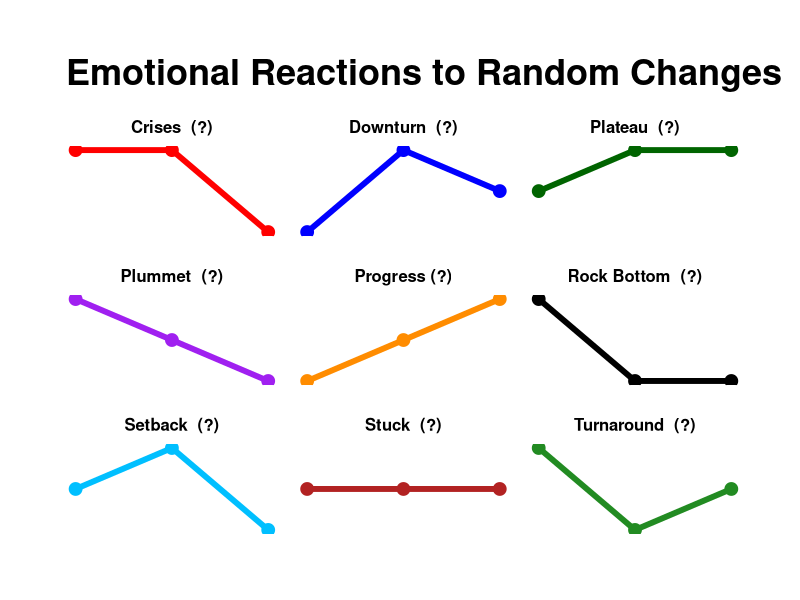

The R script that drew this image:
# The 9 possible "shapes" or patterns for time-ordered measurements represent the unique ways the values can change from one time point to the next.
#
# These 9 shapes can be enumerated as:
#
#     Flat at level 0: (0,0,0)
#     Flat at level 1: (1,1,1)
#     Flat at level 2: (2,2,2)
#     Rise then fall: (0,1,0), (1,2,1)
#     Fall then rise: (1,0,1), (2,1,2)
#     Continuous rise: (0,1,2)
#     Continuous fall: (2,1,0)
#     Rise then flat: (0,1,1), (1,2,2)
#     Fall then flat: (2,1,1), (1,0,0)
#
# People often incorrectly see patterns in random data - they might interpret random fluctuations as meaningful trends. By showing that there are only 9 possible shapes with 3 time points (using 3 possible values), you're demonstrating that certain patterns will naturally emerge even from completely random processes.

# Prevent scientific notation globally
options(scipen = 999)
options(tigris_use_cache = TRUE)

# install.packages(c("mapview", "survey", "srvyr", "arcgislayers"))

# census_api_key("95496766c51541ee6f402c1e1a8658581285b759", install = TRUE, overwrite = TRUE)

# load libraries

# library(BayesFactor) # Computation of Bayes Factors for Common Designs
# library(boot) # Bootstrap Functions
# library(broom) # Convert Statistical Objects into Tidy Tibbles
# library(colorspace) # A Toolbox for Manipulating and Assessing Colors and Palettes
# library(camcorder) # Record Your Plot History
# library(car) # Companion to Applied Regression
# library(corrplot) # Visualization of a Correlation Matrix
# library(cowplot) # Streamlined Plot Theme and Plot Annotations for 'ggplot2'
# library(dagitty) # Graphical Analysis of Structural Causal Models
# library(DiagrammeR) # Graph/Network Visualization
# library(dlookr) # Tools for Data Diagnosis, Exploration, Transformation
library(dplyr) # A Grammar of Data Manipulation
# library(DT) # A Wrapper of the JavaScript Library 'DataTables'
# library(dutchmasters) # Color Palettes based on Famous Paintings
# library(flexdashboard) # R Markdown Format for Flexible Dashboards
# library(flextable) # Functions for Tabular Reporting
# library(forcats) # Tools for Working with Categorical Variables (Factors)
# library(gganimate) # A Grammar of Animated Graphics
# library(ggcorrplot) # Visualization of a Correlation Matrix using 'ggplot2'
# library(ggdag) # Analyze and Create Elegant Directed Acyclic Graphs
# library(ggforce) # Accelerating 'ggplot2'
# library(gghighlight) # Highlight Lines and Points in 'ggplot2'
# library(ggplot2) # Create Elegant Data Visualizations Using the Grammar of Graphics
# library(ggokabeito) # 'Okabe-Ito' Scales for 'ggplot2' and 'ggraph'
# library(ggpubr) # 'ggplot2' Based Publication Ready Plots
# library(ggrepel) # Automatically Position Non-Overlapping Text Labels with 'ggplot2'
# library(ggtext) # Improved Text Rendering Support for 'ggplot2'
# library(ggthemes) # Extra Themes, Scales and Geoms for 'ggplot2'
# library(glue) # Interpreted String Literals
# library(grid) # The Grid Graphics Package
# library(gt) # Easily Create Presentation-Ready Display Tables
# library(gtExtras) # Extending 'gt' for Beautiful HTML Tables
# library(haven) # Import and Export 'SPSS', 'Stata' and 'SAS' Files
# library(here) # A Simpler Way to Find Your Files
# library(htmltools) # Tools for HTML
# library(htmlwidgets) # HTML Widgets for R
# library(janitor) # Simple Tools for Examining and Cleaning Dirty Data
# library(kableExtra) # Construct Complex Table with 'kable' and Pipe Syntax
# library(knitr) # A General-Purpose Package for Dynamic Report Generation in R
# library(lavaan) # Latent Variable Analysis
# library(lubridate) # Make Dealing with Dates a Little Easier
# library(monochromeR) # Easily Create, View and Use Monochrome Color Palettes
# library(paletteer) # Comprehensive Collection of Color Palettes
# library(patchwork) # The Composer of Plots
# library(plotly) # Create Interactive Web Graphics via 'plotly.js'
# library(ppcor) # Partial and Semi-Partial (Part) Correlation
# library(prettycode) # Pretty Print R Code in the Terminal
# library(purrr) # Functional Programming Tools
# library(pwr) # Basic Functions for Power Analysis
# library(qgraph) # Graph Plotting Methods, Psychometric Data Visualization and Graphical Model Estimation
# library(qicharts2) # Quality Improvement Charts
# library(RColorBrewer) # ColorBrewer Palettes
# library(readr) # Read Rectangular Text Data
# library(readxl) # Read Excel Files
# library(rethinking) # Statistical Rethinking book package
# library(rlang) # Functions for Base Types and Core R and 'Tidyverse' Features
# library(scales) # Scale Functions for Visualization
# library(shiny) # Web Application Framework for R
# library(shinyobjects) # Access Reactive Data Interactively
# library(skimr) # Compact and Flexible Summaries of Data
# library(stringr) # Simple, Consistent Wrappers for Common String Operations
# library(tibble) # Simple Data Frames
# library(tidycensus) # Load US Census Boundary and Attribute Data as 'tidyverse' and 'sf'-Ready Data Frames
# library(tidylog) # Logging for 'dplyr' and 'tidyr' Functions
# library(tidyr) # Tidy Messy Data
# library(tidytext) # Text Mining using 'dplyr', 'ggplot2', and Other Tidy Tools
# library(tsibble) # Tidy Temporal Data Frames and Tools
# library(viridis) # Colorblind-Friendly Color Maps for R
# library(visdat) # Preliminary Visualization of Data
# library(vroom) # Read and Write Rectangular Text Data Quickly
# library(wesanderson) # A Wes Anderson Palette Generator
# library(writexl) # Export Data Frames to Excel 'xlsx' Format
# library(WRS2) # A Collection of Robust Statistical Methods

# Force dplyr's select to take precedence
select <- dplyr::select
filter <- dplyr::filter

# Options
options(scipen = 999)
options(qic.clshade = T) # NO LONGER NEEDED; CHARTS ALL PREPARED WITH GGPLOT2 ONLY
options(qic.linecol = "black") # NO LONGER NEEDED; CHARTS ALL PREPARED WITH GGPLOT2 ONLY
options(qic.signalcol = "red") # NO LONGER NEEDED; CHARTS ALL PREPARED WITH GGPLOT2 ONLY
options(qic.targetcol = "purple") # NO LONGER NEEDED; CHARTS ALL PREPARED WITH GGPLOT2 ONLY
options(DT.options = list(dom = "pBlfrti")) # Add buttons, filtering, and top (t) pagination controls
options(shiny.maxRequestSize = 50 * 1024^2) # Set upload maximum to 50 MB
options(tigris_use_cache = TRUE)


# Set global theme for consistent plots
ggplot2::theme_set(
  ggplot2::theme_minimal(base_size = 20) +
    ggplot2::theme(
      plot.title = ggplot2::element_text(face = "bold", size = 26),
      plot.subtitle = ggplot2::element_text(face = "bold", size = 24),
      axis.title.x = ggplot2::element_text(face = "bold", size = 22),
      axis.title.y = ggplot2::element_text(face = "bold", size = 22),
      axis.text.x = ggplot2::element_text(
        face = "bold",
        size = 22,
        angle = 45,
        hjust = 1
      ),
      legend.position = "bottom",
      strip.text = ggplot2::element_text(face = "bold"),
      panel.spacing.x = grid::unit(0.5, "cm"),
      panel.spacing.y = grid::unit(0.5, "cm"),
      plot.margin = ggplot2::margin(20, 20, 20, 20, "pt")
    )
)


# Set seed for reproducibility
set.seed(123)

#####  "Nine Random 'Signals'!"  #####

## Load necessary libraries
# library(ggplot2) # Create Elegant Data Visualizations Using the Grammar of Graphics
# library(tibble) # Simple Data Frames

# Define your data
false_signals <- tibble::tibble(
  signal = rep(
    c(
      "Progress (?)",
      "Downturn  (?)",
      "Setback  (?)",
      "Turnaround  (?)",
      "Plummet  (?)",
      "Crises  (?)",
      "Plateau  (?)",
      "Rock Bottom  (?)",
      "Stuck  (?)"
    ),
    each = 3
  ),
  y = c(
    0,
    1,
    2,
    0,
    2,
    1,
    1,
    2,
    0,
    2,
    0,
    1,
    2,
    1,
    0,
    2,
    2,
    0,
    1,
    2,
    2,
    2,
    0,
    0,
    1,
    1,
    1
  ),
  x = rep(c(0, 1, 2), 9)
)

# Define a custom color palette with 9 distinct colors
custom_colors <- c(
  "red",
  "blue",
  "darkgreen",
  "purple",
  "darkorange",
  "black",
  "deepskyblue",
  "firebrick",
  "forestgreen"
)

# Create the line plot with facets using the custom color palette
false_signals_facet_plot <- false_signals %>%
  ggplot2::ggplot(ggplot2::aes(x = x, y = y)) +
  ggplot2::geom_line(
    ggplot2::aes(group = signal, color = signal),
    linewidth = 2
  ) +
  ggplot2::geom_point(
    ggplot2::aes(x = x, y = y, group = interaction(signal, y), color = signal),
    size = 4
  ) +
  ggplot2::facet_wrap(~signal, ncol = 3, nrow = 4) +
  ggplot2::scale_x_continuous(breaks = c(0, 1, 2)) +
  ggplot2::scale_y_continuous(breaks = c(0, 1, 2)) +
  ggplot2::scale_color_manual(values = custom_colors) +
  ggplot2::labs(x = NULL, y = NULL) +
  ggplot2::theme(
    legend.position = "",
    strip.text = ggplot2::element_text(
      color = "black",
      face = "bold",
      size = 12
    ), # Adjust text size for facet labels
    axis.title.x = ggplot2::element_blank(),
    axis.title.y = ggplot2::element_blank(),
    axis.text.x = ggplot2::element_blank(),
    axis.text.y = ggplot2::element_blank(),
    axis.ticks = ggplot2::element_blank(),
    panel.grid.major = ggplot2::element_blank(),
    panel.grid.minor = ggplot2::element_blank(),
    panel.spacing = ggplot2::unit(.25, "inches"), # Adjust spacing between facets
    strip.background = ggplot2::element_rect(fill = "white", color = "white"), # Make facet labels stand out
    strip.placement = "outside" # Place facet labels outside the plot area
  ) +
  ggplot2::theme(
    plot.margin = ggplot2::margin(1.5, 1.5, 1.5, 1.5, "cm"),
    plot.title = ggplot2::element_text(face = "bold")
  ) +
  ggplot2::labs(title = "Emotional Reactions to Random Changes") # Add main plot title

# Print the plot
print(false_signals_facet_plot)

# # Save the plot as an image file with larger dimensions
#  ggsave("img/9-random-arrangements-of-3-measurements.png",
#         plot = false_signals_facet_plot,
#         width = 12,
#         height = 12,
#         units = "in",
#         dpi = 300,
#         device = "png",
#         bg = "transparent")
#
